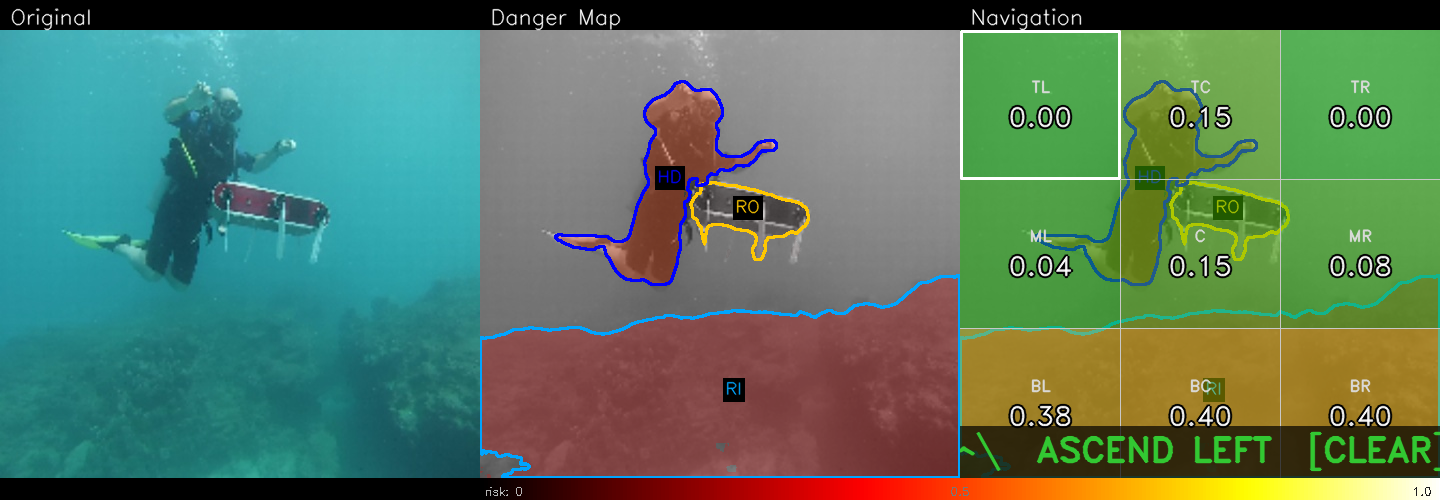
#> input picture reports/danger_map/quick_test/d_r_47__danger.png, 1440 x 500 px; its folder holds only this picture in this run
$ python make_turbidity_examples.py
#> lines starting #> are read from the running program, lines starting #| are printed output that depends on the picture
#> in main, composite is the input picture: shape (500, 1440, 3); mean R, G, B 88.4, 120.2, 96.4
### src/augment/turbidity.py
"""
Turbidity augmentation for underwater images.

Simulates the visual degradation caused by suspended particles in water:
  1. Gaussian blur        — particle scattering diffuses light
  2. Backscatter veil     — particles reflect ambient light back as a haze
  3. Red-channel fade     — red wavelengths are absorbed fastest in water

Core function
─────────────
    result = apply_turbidity(img, level)

    img:   (H, W, 3) uint8 RGB image
    level: float in [0.0, 1.0]
             0.0 → no change (original image returned)
             1.0 → heavily degraded (strong blur, green-tinted haze, muted red)

Effect magnitudes at level = 1.0
─────────────────────────────────
    Gaussian sigma   4.0 px
    Veil opacity     45 %   (blended toward a slightly green haze colour)
    Red attenuation  35 %   (red channel multiplied by 0.65)

These values produce a plausible range of turbidity seen in reef and near-coastal
underwater footage.  Intermediate levels scale linearly.
"""
from __future__ import annotations

import numpy as np
from scipy.ndimage import gaussian_filter


# Colour of the backscatter veil in RGB [0, 1].
# Slightly greenish-white to mimic particle-laden coastal water.
_VEIL_RGB = np.array([0.55, 0.70, 0.60], dtype=np.float32)

# Maximum Gaussian blur sigma (pixels) at level = 1.0
_MAX_SIGMA: float = 4.0

# Maximum veil blend weight at level = 1.0  (0 = no veil, 1 = full veil colour)
_MAX_VEIL: float = 0.45

# Maximum red-channel attenuation at level = 1.0
_MAX_RED_ATTEN: float = 0.35


def apply_turbidity(img: np.ndarray, level: float) -> np.ndarray:
    """
    Apply simulated turbidity degradation to an RGB image.

    Three physically-motivated effects are applied in sequence:
      1. Gaussian blur (light scattering by suspended particles)
      2. Additive green-tinted veil (backscatter / particle haze)
      3. Red-channel attenuation (water absorbs red wavelengths fastest)

    Args:
        img:   Input image, shape (H, W, 3), dtype uint8, values in [0, 255].
               Must be RGB channel order.
        level: Degradation severity in [0.0, 1.0].
               0.0 = original image, 1.0 = maximum turbidity.

    Returns:
        Degraded image, shape (H, W, 3), dtype uint8.
        A copy is always returned — the input array is not modified.

    Raises:
        ValueError: If level is outside [0.0, 1.0].
    """
    if not 0.0 <= level <= 1.0:
        raise ValueError(f"level must be in [0.0, 1.0], got {level}")

    if level == 0.0:
        return img.copy()

    # Work in float32 [0, 1] to avoid clipping artifacts during blending
    result = img.astype(np.float32) / 255.0   # (H, W, 3)

    # 1. Gaussian blur — sigma scales from 0 to _MAX_SIGMA
    sigma = level * _MAX_SIGMA
    result = np.stack(
        [gaussian_filter(result[..., c], sigma=sigma) for c in range(3)],
        axis=-1,
    )

    # 2. Backscatter veil — blend image toward the haze colour
    veil_w = level * _MAX_VEIL
    result = (1.0 - veil_w) * result + veil_w * _VEIL_RGB

    # 3. Red-channel attenuation
    red_scale = 1.0 - level * _MAX_RED_ATTEN
    result[..., 0] *= red_scale

    return (np.clip(result, 0.0, 1.0) * 255).astype(np.uint8)

### scripts/make_turbidity_examples.py
"""
Generate turbidity example images showing the effect on the *input RGB frame only*.

For each source image the script:
  1. Extracts the left ("Original") panel from a processed danger-map composite.
  2. Applies apply_turbidity() at each of the 5 levels to that panel.
  3. Saves a side-by-side strip:   [0.0 | 0.25 | 0.50 | 0.75 | 1.00]
  4. Also saves each level as an individual PNG.

Output layout
─────────────
  reports/turbidity/examples/
    strip_img_<N>.png                  ← 5-panel strip for each source
    level_0.00_img_<N>.png  }
    level_0.25_img_<N>.png  }  individual turbid input images
    ...                     }

Usage:
    python scripts/make_turbidity_examples.py [--images_dir <dir>] [--out_dir <dir>]

--images_dir  Directory containing processed danger-map PNG outputs
              (the 3-panel composites whose left panel is the original RGB).
              Default: reports/danger_map/quick_test
"""
from __future__ import annotations

import argparse
import sys
from pathlib import Path

import cv2
import numpy as np
from PIL import Image

REPO_ROOT = Path(__file__).resolve().parent.parent
sys.path.insert(0, str(REPO_ROOT))

from src.augment.turbidity import apply_turbidity

LEVELS    = [0.0, 0.25, 0.5, 0.75, 1.0]
N_IMAGES  = 3     # use at most this many source images


_TITLE_H = 30   # pixels — matches title_h in run_video.py
_BAR_H   = 22   # pixels — matches bar_h in run_video.py


def _extract_original_panel(composite: np.ndarray) -> np.ndarray:
    """
    Extract the left ('Original') panel from a multi-panel danger-map composite.

    The composite has N equal-width panels side-by-side.  We assume a 2-, 3-, or
    4-panel layout and pick the leftmost panel, stripping the title bar and
    colorbar rows so we get only the raw RGB content.
    """
    H, W = composite.shape[:2]
#> H = 500; W = 1440
    # Heuristic: 3-panel ≈ W/H > 2.5; 4-panel ≈ W/H > 3.5; 2-panel ≈ W/H > 1.4
    aspect = W / H
#> aspect = 2.88
    if   aspect > 3.5:
        n_panels = 4
    elif aspect > 2.5:
        n_panels = 3
    elif aspect > 1.4:
        n_panels = 2
    else:
        n_panels = 1   # already a single panel

    panel_w = W // n_panels
#> panel_w = 480
    # Strip title bar (top) and colorbar (bottom) to keep only the RGB content
    return composite[_TITLE_H : H - _BAR_H, :panel_w].copy()
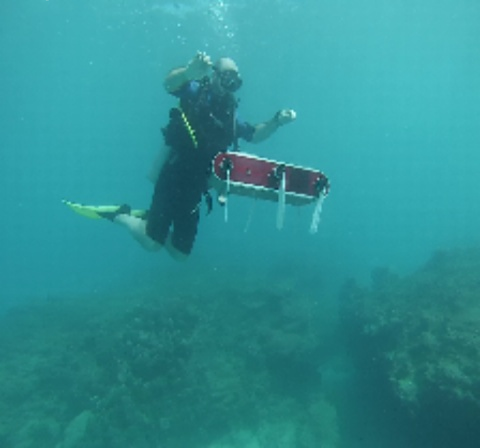
#> returned value: shape (448, 480, 3); mean of channels 0, 1, 2 46.8, 144.1, 148.4; drawn as R, G, B


def _make_strip(images: list[np.ndarray], labels: list[str],
                label_h: int = 24) -> np.ndarray:
    """Stack images horizontally with a text label above each panel."""
    H, W = images[0].shape[:2]
    strip = np.zeros((label_h + H, W * len(images), 3), dtype=np.uint8)
    font  = cv2.FONT_HERSHEY_SIMPLEX
    for i, (img, label) in enumerate(zip(images, labels)):
        x0 = i * W
        strip[label_h:, x0: x0 + W] = img
        cv2.putText(strip, label, (x0 + 6, label_h - 6),
                    font, 0.55, (220, 220, 220), 1, cv2.LINE_AA)
    return strip


def main() -> None:
    ap = argparse.ArgumentParser(
        description="Generate turbidity augmentation examples on the raw input image."
    )
    ap.add_argument("--images_dir",
                    default=str(REPO_ROOT / "reports/danger_map/quick_test"),
                    help="Directory of processed danger-map PNG composites "
                         "(left panel = original RGB). Default: reports/danger_map/quick_test")
    ap.add_argument("--out_dir",
                    default=str(REPO_ROOT / "reports/turbidity/examples"),
                    help="Output directory. Default: reports/turbidity/examples")
    args = ap.parse_args()

    images_dir = Path(args.images_dir)
    out_dir    = Path(args.out_dir)
    out_dir.mkdir(parents=True, exist_ok=True)

    exts  = {".jpg", ".jpeg", ".png", ".bmp"}
    paths = sorted(p for p in images_dir.iterdir()
                   if p.suffix.lower() in exts)[:N_IMAGES]
    if not paths:
        raise FileNotFoundError(f"No images found in {images_dir}")

    print(f"Source images   : {images_dir}")
    print(f"Output directory: {out_dir}")
    print()

    for img_idx, src_path in enumerate(paths, start=1):
        composite = np.array(Image.open(src_path).convert("RGB"))
        original  = _extract_original_panel(composite)

        strip_panels: list[np.ndarray] = []
        strip_labels: list[str]        = []

        for level in LEVELS:
            if level == 0.0:
                turbid = original.copy()
            else:
                turbid = apply_turbidity(original, level)

            # Individual file
            out_path = out_dir / f"level_{level:.2f}_img_{img_idx}.png"
            Image.fromarray(turbid).save(str(out_path))
            print(f"  {out_path.name}")

            strip_panels.append(turbid)
            strip_labels.append(f"level {level:.2f}")
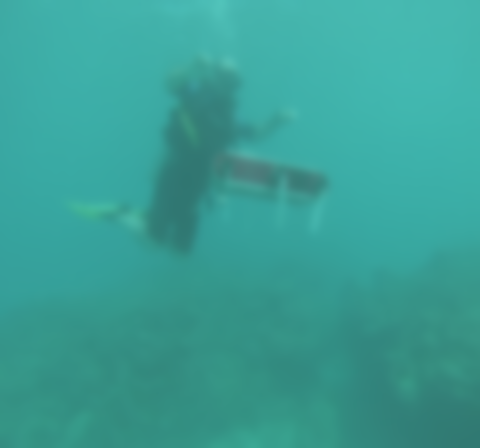
#> turbid: shape (448, 480, 3); mean R, G, B 57.3, 159.1, 150
#> after the loop, strip_labels = ['level 0.00', 'level 0.25', 'level 0.50', 'level 0.75', 'level 1.00']; strip_panels = 5 items

        # Side-by-side strip
        strip = _make_strip(strip_panels, strip_labels)
#> in _make_strip, `strip = np.zeros((label_h + H, W * len(images), 3), dtype=np.uint8)`: strip: shape (472, 2400, 3); every value is 0
#> the loop in _make_strip, `for i, (img, label) in enumerate(zip(images, labels)):` made 5 passes
#> (label, x0) on passes 1 to 5: ('level 0.00', 0), ('level 0.25', 480), ('level 0.50', 960), ('level 0.75', 1440), ('level 1.00', 1920)
#> after the loop in _make_strip, `for i, (img, label) in enumerate(zip(images, labels)):`:
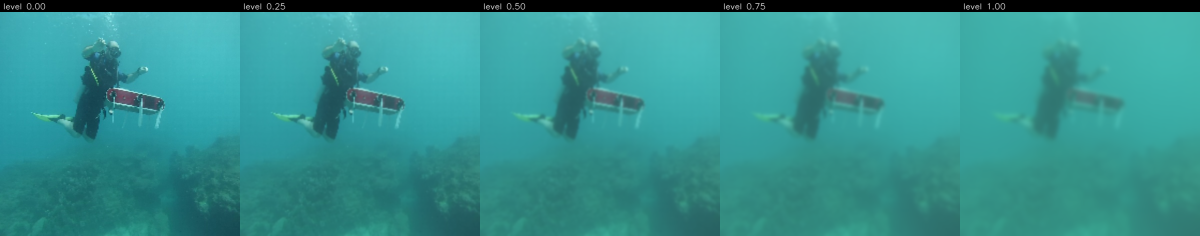
#> strip: shape (472, 2400, 3) (shown at 1/2 size); mean of channels 0, 1, 2 51.2, 144, 141.7; drawn as R, G, B
        strip_path = out_dir / f"strip_img_{img_idx}.png"
        Image.fromarray(strip).save(str(strip_path))
        print(f"  {strip_path.name}  ← 5-panel strip")
        print()

    total = len(LEVELS) * len(paths)
    strips = len(paths)
    print(f"Done — {total} individual images + {strips} strips saved to {out_dir}")


if __name__ == "__main__":
    main()

$ run again, on reports/danger_map/quick_test/n_l_100__danger.png
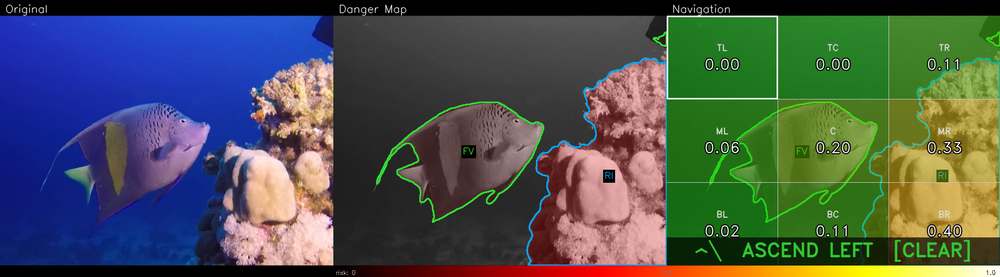
#> input picture reports/danger_map/quick_test/n_l_100__danger.png, 1000 x 277 px, shrunk from 1920 x 532 before the run
#> in main, composite is the input picture: shape (277, 1000, 3); mean R, G, B 74.8, 84.4, 79.7
#> after the loop in main, `for level in LEVELS:`:
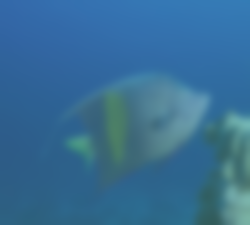
#> turbid: shape (225, 250, 3); mean R, G, B 54.7, 109.4, 148.9
#> after the loop in main, `for level in LEVELS:`: strip_labels = ['level 0.00', 'level 0.25', 'level 0.50', 'level 0.75', 'level 1.00']; strip_panels = 5 items
#> the loop in _make_strip, `for i, (img, label) in enumerate(zip(images, labels)):` made 5 passes
#> (label, x0) on passes 1 to 5: ('level 0.00', 0), ('level 0.25', 250), ('level 0.50', 500), ('level 0.75', 750), ('level 1.00', 1000)
#> after the loop in _make_strip, `for i, (img, label) in enumerate(zip(images, labels)):`:
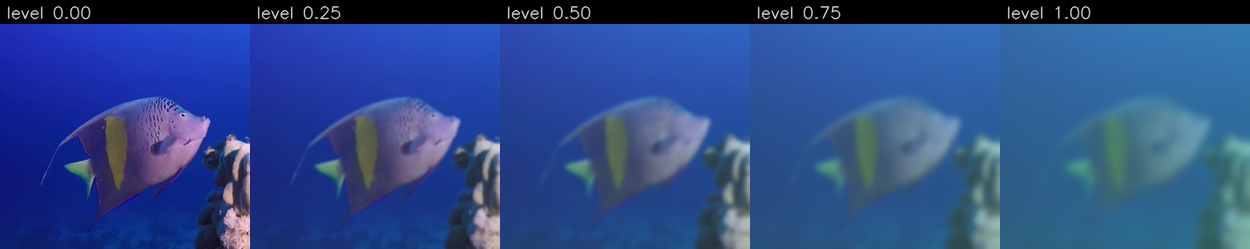
#> strip: shape (249, 1250, 3); mean of channels 0, 1, 2 45.1, 74.4, 134.2; drawn as R, G, B

$ run again, on reports/danger_map/quick_test/n_l_12__danger.png
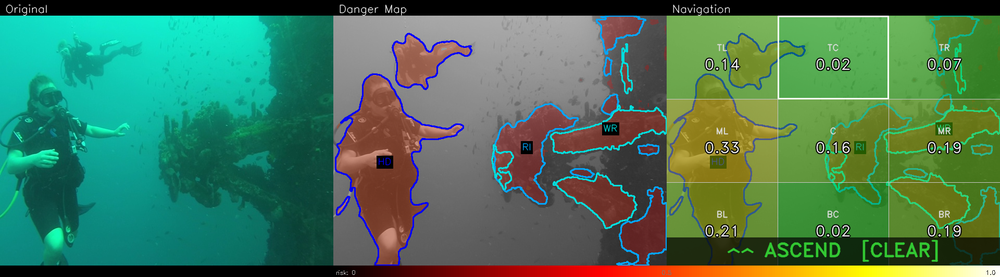
#> input picture reports/danger_map/quick_test/n_l_12__danger.png, 1000 x 277 px, shrunk from 1920 x 532 before the run
#> in main, composite is the input picture: shape (277, 1000, 3); mean R, G, B 70.3, 118.1, 87.2
#> after the loop in main, `for level in LEVELS:`:
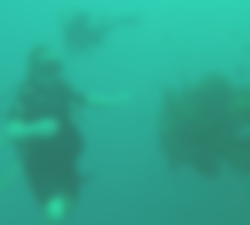
#> turbid: shape (225, 250, 3); mean R, G, B 45.4, 165.5, 142.9
#> after the loop in main, `for level in LEVELS:`: strip_labels = ['level 0.00', 'level 0.25', 'level 0.50', 'level 0.75', 'level 1.00']; strip_panels = 5 items
#> the loop in _make_strip, `for i, (img, label) in enumerate(zip(images, labels)):` made 5 passes
#> (label, x0) on passes 1 to 5: ('level 0.00', 0), ('level 0.25', 250), ('level 0.50', 500), ('level 0.75', 750), ('level 1.00', 1000)
#> after the loop in _make_strip, `for i, (img, label) in enumerate(zip(images, labels)):`:
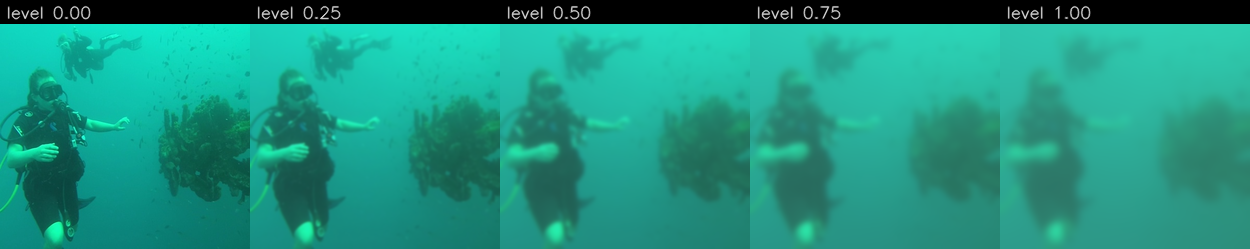
#> strip: shape (249, 1250, 3); mean of channels 0, 1, 2 29.6, 145.8, 126.5; drawn as R, G, B

$ run again, on reports/danger_map/quick_test/n_l_52__danger.png
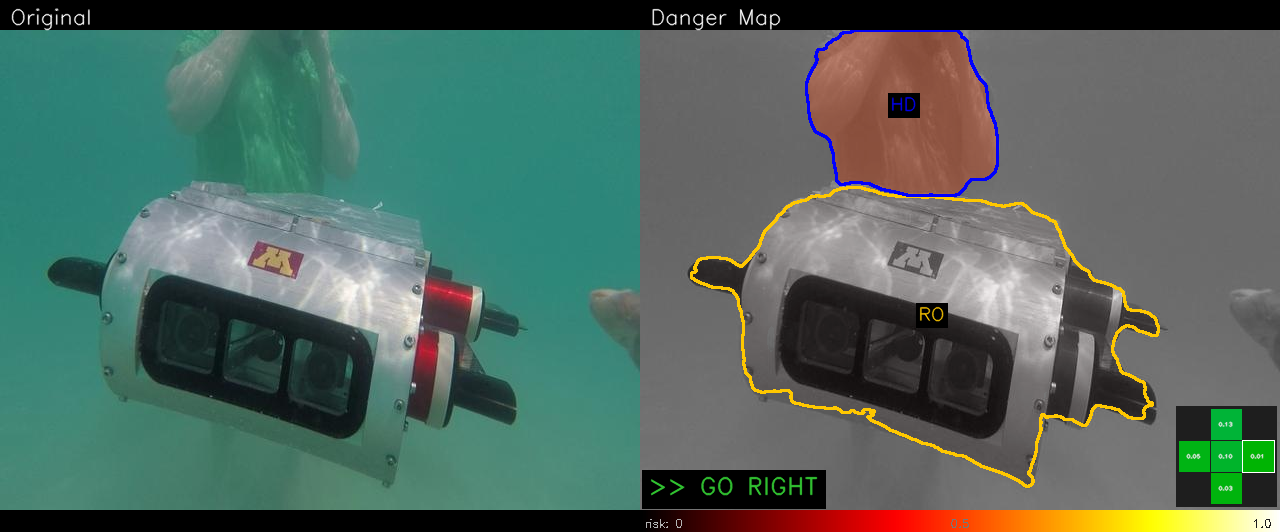
#> input picture reports/danger_map/quick_test/n_l_52__danger.png, 1280 x 532 px
#> in main, composite is the input picture: shape (532, 1280, 3); mean R, G, B 81.5, 103.6, 94.5
#> after the loop in main, `for level in LEVELS:`:
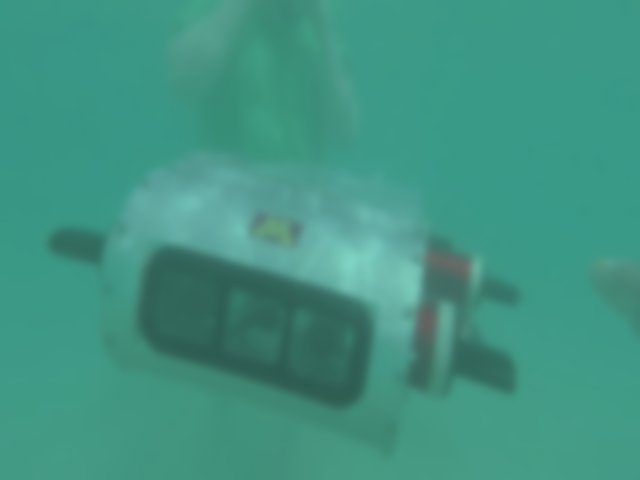
#> turbid: shape (480, 640, 3); mean R, G, B 64.4, 147.9, 130.3
#> after the loop in main, `for level in LEVELS:`: strip_labels = ['level 0.00', 'level 0.25', 'level 0.50', 'level 0.75', 'level 1.00']; strip_panels = 5 items
#> the loop in _make_strip, `for i, (img, label) in enumerate(zip(images, labels)):` made 5 passes
#> (label, x0) on passes 1 to 5: ('level 0.00', 0), ('level 0.25', 640), ('level 0.50', 1280), ('level 0.75', 1920), ('level 1.00', 2560)
#> after the loop in _make_strip, `for i, (img, label) in enumerate(zip(images, labels)):`:
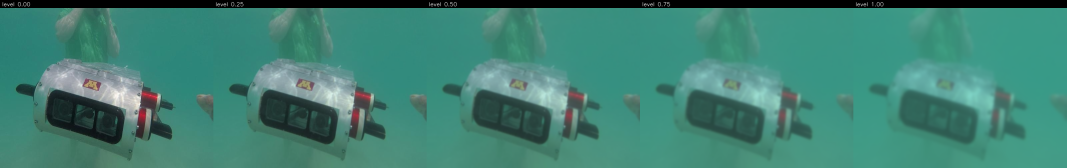
#> strip: shape (504, 3200, 3) (shown at 1/3 size); mean of channels 0, 1, 2 63.9, 129.4, 115.7; drawn as R, G, B

$ run again, on reports/danger_map/quick_test/d_r_598__danger.png
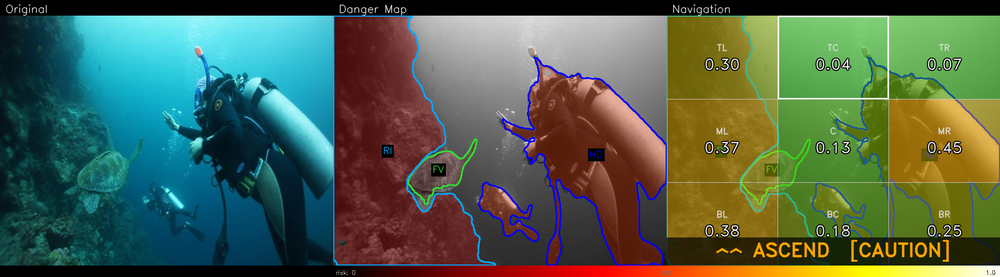
#> input picture reports/danger_map/quick_test/d_r_598__danger.png, 1000 x 277 px, shrunk from 1920 x 532 before the run
#> in main, composite is the input picture: shape (277, 1000, 3); mean R, G, B 79.6, 98.5, 77.6
#> after the loop in main, `for level in LEVELS:`:
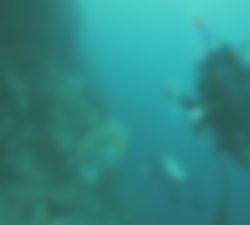
#> turbid: shape (225, 250, 3); mean R, G, B 47.3, 135.7, 132
#> after the loop in main, `for level in LEVELS:`: strip_labels = ['level 0.00', 'level 0.25', 'level 0.50', 'level 0.75', 'level 1.00']; strip_panels = 5 items
#> the loop in _make_strip, `for i, (img, label) in enumerate(zip(images, labels)):` made 5 passes
#> (label, x0) on passes 1 to 5: ('level 0.00', 0), ('level 0.25', 250), ('level 0.50', 500), ('level 0.75', 750), ('level 1.00', 1000)
#> after the loop in _make_strip, `for i, (img, label) in enumerate(zip(images, labels)):`:
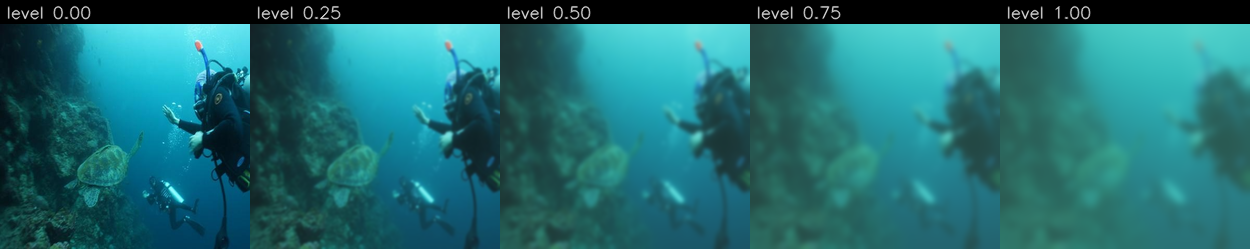
#> strip: shape (249, 1250, 3); mean of channels 0, 1, 2 32.8, 107.9, 112.6; drawn as R, G, B
